Frame 1 (no input): blank canvas, image omitted
Frame 60 (the mouse pressed at the canvas centre just before this capture): blank canvas, image omitted
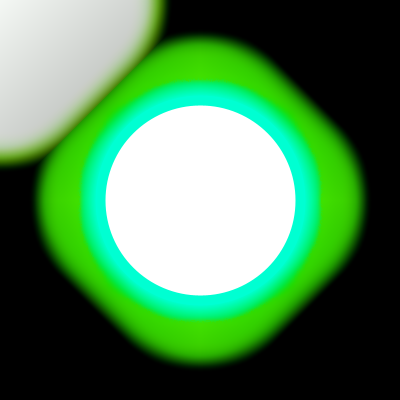
Frame 120 (the mouse held since frame 60 and released just before this capture)

The Processing sketch whose frames 1 and 60 were blank and that drew this single picture after the mouse press (run headless with seeded random() and noise(); from frame 60 on, the mouse is pressed at the canvas centre):

// Processing sketch: processing_134500
// ── processing_134500.pde




void setup() {

  size(400, 400);

  smooth();

  background(0);

  colorMode(HSB);


}

void draw() {

  filter(BLUR);


  if (mousePressed) {


    filter(DILATE);


  } else {

    filter(ERODE);


  }


  stroke(frameCount % 256, 255, 255);
//fill(frameCount % 256, 255, 255);
  strokeWeight(10);


//  rect(pmouseX, pmouseY, mouseX, mouseY);
 //  line(pmouseX, pmouseY, mouseX, mouseY);
 ellipse(pmouseX, pmouseY, mouseX, mouseY);






     





}
